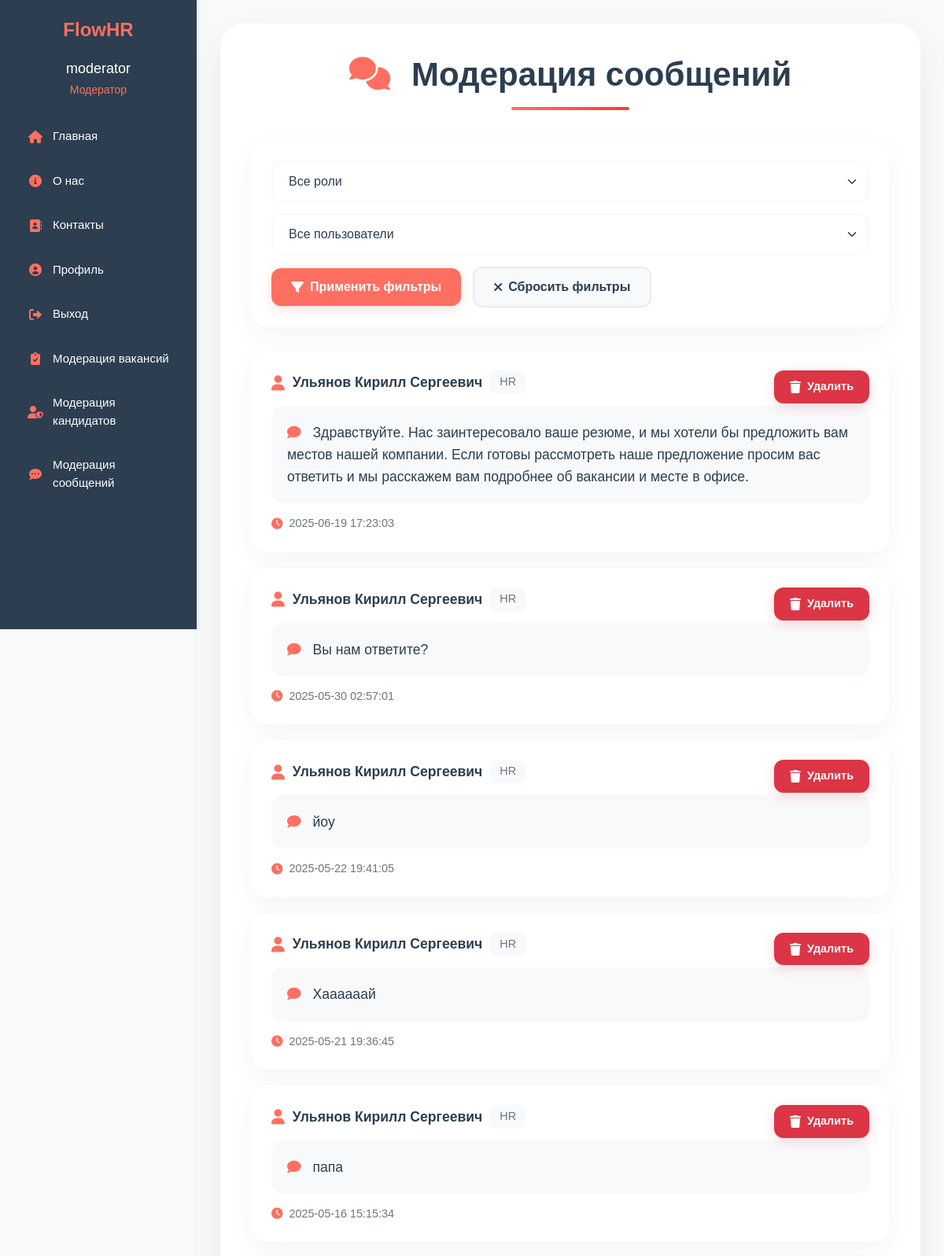
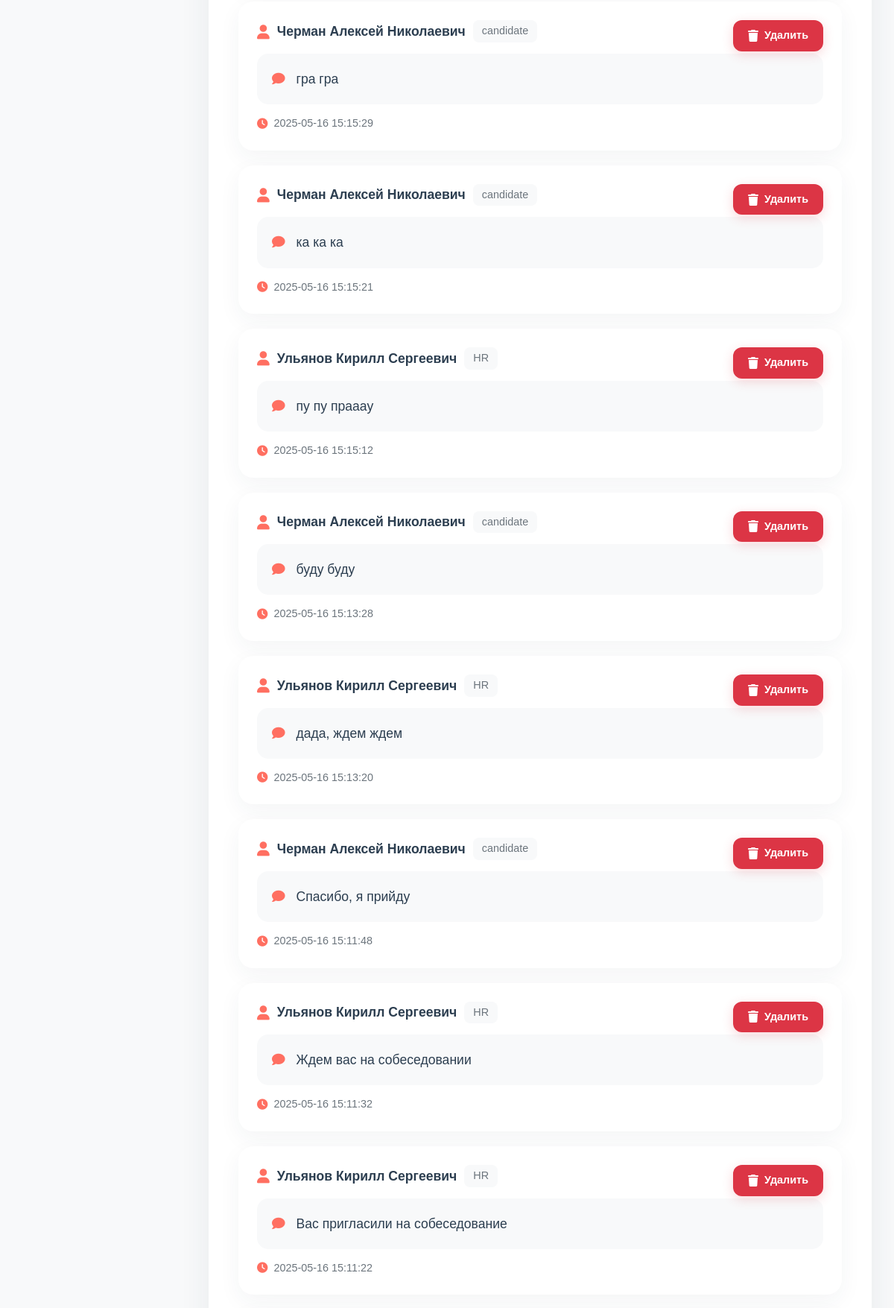
The page /AModerator/moderate_messages.php (signed in, upper part) on the database its author committed (2 pictures, top to bottom).
### tables this page shows
CREATE TABLE `messages` (
  `id` int NOT NULL,
  `application_id` int NOT NULL,
  `user_id` int NOT NULL,
  `content` text,
  `file_path` varchar(255) DEFAULT NULL,
  `file_type` varchar(50) DEFAULT NULL,
  `created_at` timestamp NULL DEFAULT CURRENT_TIMESTAMP
);

CREATE TABLE `users` (
  `id` int NOT NULL,
  `name` varchar(255) NOT NULL,
  `email` varchar(255) NOT NULL,
  `login` varchar(100) NOT NULL,
  `password` varchar(255) NOT NULL,
  `role` enum('HR','candidate','admin','moderator') NOT NULL,
  `created_at` timestamp NULL DEFAULT CURRENT_TIMESTAMP,
  `avatar` varchar(255) DEFAULT 'default_avatar.png',
  `is_blocked` tinyint(1) DEFAULT '0',
  `blocked_until` timestamp NULL DEFAULT NULL,
  `age` int DEFAULT NULL,
  `phone` varchar(20) DEFAULT NULL,
  `city` varchar(100) DEFAULT NULL,
  `profile_completion` int DEFAULT '0'
);

### AModerator/moderate_messages.php (the view, shortened to what this page needs)
<?php
require '../includes/config.php';
$messages_query = "SELECT m.id, m.content, m.created_at, u.name AS sender_name, u.role AS sender_role
                   FROM messages m
                   JOIN users u ON m.user_id = u.id
                   WHERE 1=1";
$messages_query .= " ORDER BY m.created_at DESC";
$stmt = $pdo->prepare($messages_query);
$stmt->execute();
$messages = $stmt->fetchAll();
?>
<!DOCTYPE html>
<html lang="ru">
<head>
    <link rel="stylesheet" href="https://cdn.jsdelivr.net/npm/bootstrap@5.3.0/dist/css/bootstrap.min.css">
    <link rel="stylesheet" href="https://cdnjs.cloudflare.com/ajax/libs/font-awesome/6.0.0/css/all.min.css">
</head>
<body>
    <?php include '../includes/header.php'; ?>
    <div class="container">
        <h1><i class="fas fa-comments"></i> Модерация сообщений</h1>
        <div class="filters">
            <form method="GET" action="">
                <select name="role" class="form-select">
                    <option value="">Все роли</option>
                </select>
                <select name="user_id" class="form-select">
                    <option value="">Все пользователи</option>
                </select>
                <button type="submit" class="btn-apply">
                    <i class="fas fa-filter"></i> Применить фильтры
                </button>
                <a href="moderate_messages.php" class="btn-reset">
                    <i class="fas fa-times"></i> Сбросить фильтры
                </a>
            </form>
        </div>
        <div class="messages-list">
            <?php if (empty($messages)): ?>
                <p>Сообщений не найдено.</p>
            <?php else: ?>
                <?php foreach ($messages as $message): ?>
                    <div class="message">
                        <div class="sender">
                            <i class="fas fa-user"></i> <?= htmlspecialchars($message['sender_name']) ?>
                            <span class="role"><?= htmlspecialchars($message['sender_role']) ?></span>
                        </div>
                        <div class="content">
                            <i class="fas fa-comment"></i> <?= htmlspecialchars($message['content']) ?>
                        </div>
                        <div class="timestamp">
                            <i class="fas fa-clock"></i> <?= htmlspecialchars($message['created_at']) ?>
                        </div>
                        <div class="actions">
                            <button class="btn-delete" onclick="deleteMessage(<?= $message['id'] ?>)">
                                <i class="fas fa-trash"></i> Удалить
                            </button>
                        </div>
                    </div>
                <?php endforeach; ?>
            <?php endif; ?>
        </div>
    </div>
</body>
</html>

### AModerator/moderate_messages.php (style rules this page uses)
body { font-family: 'Arial', sans-serif; background: #F8F9FA; color: #2C3E50; padding: 30px; margin-left: 250px; min-height: 100vh; }
.container { max-width: 1400px; margin: 0 auto; padding: 40px; background: #FFFFFF; border-radius: 30px; box-shadow: 0 20px 40px rgba(44, 62, 80, 0.08); animation: fadeIn 0.5s ease; }
h1 { color: #2C3E50; text-align: center; margin: 0 0 40px; font-size: 42px; font-weight: 800; position: relative; padding-bottom: 20px; animation: slideDown 0.5s ease; }
h1:after { content: ''; position: absolute; bottom: 0; left: 50%; transform: translateX(-50%); width: 150px; height: 4px; background: linear-gradient(90deg, #FF6F61, #FF3B2F); border-radius: 2px; }
h1 i { margin-right: 15px; color: #FF6F61; animation: rotateIn 0.5s ease; }
.btn-delete { background: #dc3545; box-shadow: 0 4px 15px rgba(220, 53, 69, 0.2); }
.filters { background: #FFFFFF; padding: 25px; border-radius: 20px; box-shadow: 0 10px 30px rgba(44, 62, 80, 0.05); margin-bottom: 30px; }
.filters form { display: flex; gap: 15px; align-items: center; flex-wrap: wrap; }
.filters .form-select { padding: 12px 20px; border: 2px solid #F8F9FA; border-radius: 12px; font-size: 1rem; color: #2C3E50; background-color: #FFFFFF; min-width: 200px; transition: all 0.3s ease; }
.btn-apply { background: #FF6F61; color: #FFFFFF; padding: 12px 25px; border-radius: 12px; font-size: 1rem; font-weight: 600; border: none; transition: all 0.3s ease; display: inline-flex; align-items: center; gap: 8px; box-shadow: 0 4px 15px rgba(255, 111, 97, 0.2); }
.btn-reset { background: #F8F9FA; color: #2C3E50; padding: 12px 25px; border-radius: 12px; font-size: 1rem; font-weight: 600; border: 2px solid #E9ECEF; transition: all 0.3s ease; display: inline-flex; align-items: center; gap: 8px; text-decoration: none; }
.messages-list { display: flex; flex-direction: column; gap: 20px; }
.message { background: #FFFFFF; border-radius: 20px; padding: 25px; box-shadow: 0 10px 30px rgba(44, 62, 80, 0.05); transition: all 0.3s ease; position: relative; }
.message .sender { display: flex; align-items: center; gap: 10px; margin-bottom: 15px; font-size: 1.1rem; color: #2C3E50; font-weight: 600; }
.message .sender i { color: #FF6F61; font-size: 1.2rem; }
.message .role { color: #6C757D; font-weight: 500; font-size: 0.9rem; background: #F8F9FA; padding: 4px 12px; border-radius: 8px; }
.message .content { background: #F8F9FA; padding: 20px; border-radius: 15px; margin: 15px 0; font-size: 1.1rem; line-height: 1.6; color: #2C3E50; }
.message .content i { color: #FF6F61; margin-right: 10px; }
.message .timestamp { color: #6C757D; font-size: 0.9rem; display: flex; align-items: center; gap: 8px; margin-top: 15px; }
.message .timestamp i { color: #FF6F61; }
.message .actions { position: absolute; top: 25px; right: 25px; }
.btn-delete { background: #dc3545; color: #FFFFFF; padding: 10px 20px; border-radius: 12px; font-size: 0.9rem; font-weight: 600; border: none; transition: all 0.3s ease; display: inline-flex; align-items: center; gap: 8px; box-shadow: 0 4px 15px rgba(220, 53, 69, 0.2); }
.btn-delete i { font-size: 1rem; transition: transform 0.3s ease; }

### includes/header.php (style rules this page uses)
body { margin-left: 250px !important; transition: margin-left 0.3s ease !important; min-height: 100vh !important; overflow-x: hidden !important; }
.fa-home, .fa-info-circle, .fa-map-marker-alt, .fa-sign-in-alt, .fa-user, .fa-sign-out-alt, .fa-comments, .fa-file-alt, .fa-briefcase, .fa-plus-circle, .fa-users, .fa-chart-line, .fa-clipboard-list, .fa-user-check, .fa-users-cog, .fa-tools, .fa-clipboard-check { color: #FF6F61 !important; transition: all 0.3s ease !important; }

### rows shown on the page
messages: user.name "Ульянов Кирилл Сергеевич", user.role "HR", content "Здравствуйте. Нас заинтересовало ваше резюме, и мы хотели бы предложить вам местов нашей компании. Если готовы рассмотреть наше предложение просим вас ответить и мы расскажем вам подробнее об вакансии и месте в офисе.", created_at "2025-06-19 17:23:03"
messages: user.name "Ульянов Кирилл Сергеевич", user.role "HR", content "Вы нам ответите?", created_at "2025-05-30 02:57:01"
messages: user.name "Ульянов Кирилл Сергеевич", user.role "HR", content "йоу", created_at "2025-05-22 19:41:05"
messages: user.name "Ульянов Кирилл Сергеевич", user.role "HR", content "Хаааааай", created_at "2025-05-21 19:36:45"
messages: user.name "Ульянов Кирилл Сергеевич", user.role "HR", content "папа", created_at "2025-05-16 15:15:34"
messages: user.name "Черман Алексей Николаевич", user.role "candidate", content "гра гра", created_at "2025-05-16 15:15:29"
messages: user.name "Черман Алексей Николаевич", user.role "candidate", content "ка ка ка", created_at "2025-05-16 15:15:21"
messages: user.name "Ульянов Кирилл Сергеевич", user.role "HR", content "пу пу прааау", created_at "2025-05-16 15:15:12"
messages: user.name "Черман Алексей Николаевич", user.role "candidate", content "буду буду", created_at "2025-05-16 15:13:28"
messages: user.name "Ульянов Кирилл Сергеевич", user.role "HR", content "дада, ждем ждем", created_at "2025-05-16 15:13:20"
messages: user.name "Черман Алексей Николаевич", user.role "candidate", content "Спасибо, я прийду", created_at "2025-05-16 15:11:48"
messages: user.name "Ульянов Кирилл Сергеевич", user.role "HR", content "Ждем вас на собеседовании", created_at "2025-05-16 15:11:32"
messages: user.name "Ульянов Кирилл Сергеевич", user.role "HR", content "Вас пригласили на собеседование", created_at "2025-05-16 15:11:22"

### other values the page prints
$user_name "moderator"
$roleText "Модератор"
